Frame 1 (no input): blank canvas, image omitted
Frame 60 (no input): blank canvas, image omitted
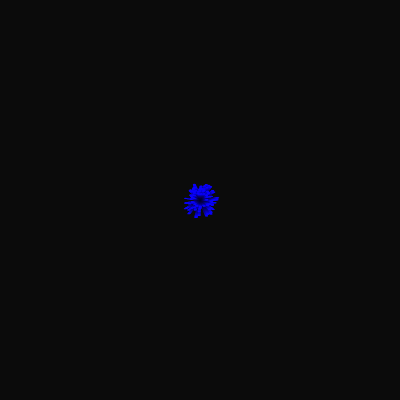
Frame 120 (the mouse pressed at the canvas centre since frame 60)

The p5.js sketch whose frames 1 and 60 were blank and that drew this single picture after the mouse press (run headless with seeded random() and noise() and a simulated clock; from frame 60 on, the mouse is pressed at the canvas centre):

// p5.js sketch
// ── sketch.js
let firework

function setup() {
  createCanvas(400, 400);
  //p=new Particle(200,200)
  
}

function draw() {
  background(0, 10);
  if(firework){
    firework.update(); 
  }
}

function mousePressed(){
  firework=new Firework(mouseX, mouseY)
}

class Firework{
  constructor(x,y){
    this.p=[]
    this.numParticles=100
    
    
    
    for(let i=0;i<this.numParticles; i++){
      
      this.p.push(new Particle(x,y))
    }
  }
  
  update(){
    this.p.forEach(function(thingy){
      thingy.update()
      thingy.show()
    })

   
  }
}


class Particle{
  constructor(x,y, brightness){
    this.x=x
    this.y=y
    this.a=random(TWO_PI)
    this.speed=random(0.1,0.3)
    this.fall=
    this.gravity=0
    this.moveX=cos(this.a)*this.speed
    this.moveY=sin(this.a)*this.speed
   
    
  }
  
  update(){
  this.x+=this.moveX
  this.y+=this.moveY
  this.y+=this.fall
  this.fall+=this.gravity
    
   
  }
  
  show(){
    fill(10,0,255)
    noStroke()
    ellipse(this.x, this.y, 3, 1)
  }
}
